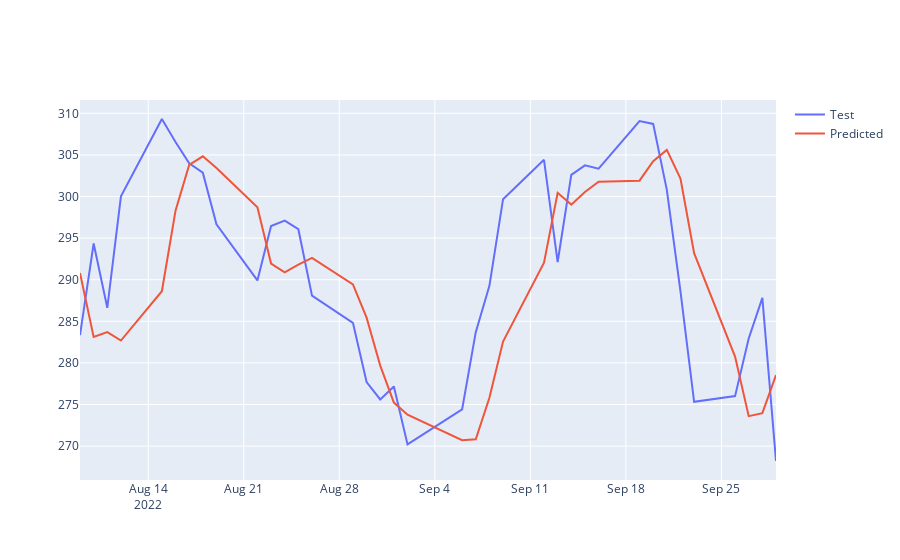

Write notebook code for a chart like this one.
### Code cell
fig = go.Figure()

fig.add_trace(
    go.Scatter(x=valid_df.index, y=valid_df["Close"], mode="lines", name="Test")
)
fig.add_trace(
    go.Scatter(
        x=valid_df.index, y=valid_df["Predictions"], mode="lines", name="Predicted"
    )
)
